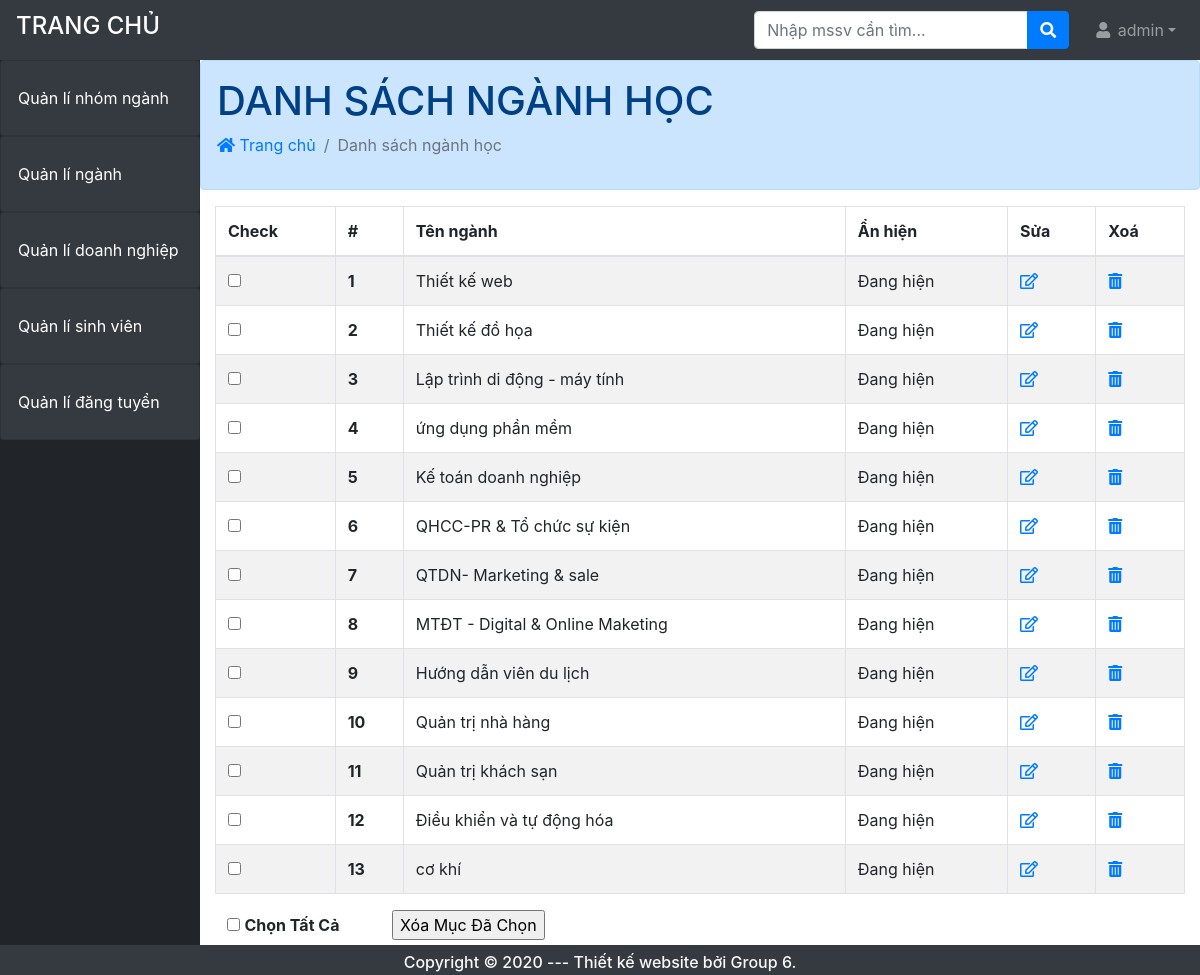
The app's page /admin/?ctrl=nganh (signed in) with its own data.
### tables this page shows
CREATE TABLE `nganh` (
  `id_nganh` int(11) NOT NULL,
  `ten_nganh` varchar(100) NOT NULL,
  `an_hien` tinyint(1) DEFAULT NULL,
  `id_nn` int(11) NOT NULL
);

### system/database.php (called while the page is built, shortened)
<?php
    function getConnection()  {
        try {
            $conn = new PDO("mysql:host=".HOST_DB.";dbname=".NAME_DB, USER_DB, PASS_DB);
            $conn->setAttribute(PDO::ATTR_ERRMODE, PDO::ERRMODE_EXCEPTION);
            return $conn;
            } catch(PDOException $e) {
            echo "Connection failed: " . $e->getMessage();
            }
        }
    function query($sql)   {
        $conn = getConnection();
        $result = $conn->query($sql);
        return $result;
        }
?>

### admin/models/nganh.php (called while the page is built, shortened)
<?php require_once('../system/database.php');
function getAllNganh()
{
    $sql = "SELECT * from nganh";
    return query($sql);
}
?>

### admin/views/nganh-index.php (the view, shortened to what this page needs)
<div class="row">
    <div class="alert alert-primary w-100 p-3" role="alert"">
        <h1 >DANH SÁCH NGÀNH HỌC</h1>
        <nav aria-label="breadcrumb" >
            <ol class="breadcrumb bg-transparent p-0">
                <li class="breadcrumb-item"><a href="#"><i class="fas fa-home    "></i> Trang chủ</a></li>
                <li class="breadcrumb-item active" aria-current="page"> Danh sách ngành học</li>
            </ol>
        </nav>
    </div>
</div>
<table class="table table-hover table-bordered table-striped ">
    <thead >
        <tr>
            <th scope="col">Check</th>
            <th scope="col">#</th>
            <th scope="col">Tên ngành</th>
            <th scope="col">Ẩn hiện</th>
            <th scope="col">Sửa</th>
            <th scope="col">Xoá</th>
        </tr>
    </thead>
    <tbody>
        <?php
        $i = 1;
            foreach ($ds as $row) { ?>
            <tr>
            <td><div class="checkbox">
            <input type="checkbox" class="checkitem" value ='<?= $row['id_nganh'] ?>' > </div></td>
                <th scope="row"><?= $i++ ?></th>
                <td> <?= $row['ten_nganh'] ?></td>
                <td><?= ($row['an_hien'] == 1) ? "Đang hiện" : "Đang ẩn"; ?></td>
                <td><a href="?ctrl=nganh&act=edit&id_nganh=<?= $row['id_nganh'] ?>"><i class="far fa-edit"></i></a>
                </td>
                <td><a href="?ctrl=nganh&act=delete&id_nganh=<?= $row['id_nganh'] ?>" onclick="return confirm('Bạn chắc chắn muốn xóa?');"><i class="fas fa-trash-alt"></i></a>
                </td>
            </tr>
        <?php } ?>
    </tbody>
</table>
<div class="checkbox">
                <input type="checkbox" id="checkall" style="margin-left: 12px">
                <label for="checkall" style="font-weight: bold;">Chọn Tất Cả</label>
                <input id="xoaall" type="submit" name="xoaall" class="mx-5" value="Xóa Mục Đã Chọn" onclick="return confirm('Bạn chắc chắn muốn xóa các mục đã chọn không ?');">
        </div>

### admin/views/css/style.css (style rules this page uses)
*, *::before, *::after { box-sizing: border-box; }
html { font-family: sans-serif; line-height: 1.15; -webkit-text-size-adjust: 100%; -webkit-tap-highlight-color: rgba(0, 0, 0, 0); }
body { position: fixed; top: 0; right: 0; left: 0; }

### records on screen
nganh: ten_nganh "Thiết kế web", an_hien "Đang hiện"
nganh: ten_nganh "Thiết kế đồ họa", an_hien "Đang hiện"
nganh: ten_nganh "Lập trình di động - máy tính", an_hien "Đang hiện"
nganh: ten_nganh "ứng dụng phần mềm", an_hien "Đang hiện"
nganh: ten_nganh "Kế toán doanh nghiệp", an_hien "Đang hiện"
nganh: ten_nganh "QHCC-PR & Tổ chức sự kiện", an_hien "Đang hiện"
nganh: ten_nganh "QTDN- Marketing & sale", an_hien "Đang hiện"
nganh: ten_nganh "MTĐT - Digital & Online Maketing", an_hien "Đang hiện"
nganh: ten_nganh "Hướng dẫn viên du lịch", an_hien "Đang hiện"
nganh: ten_nganh "Quản trị nhà hàng", an_hien "Đang hiện"
nganh: ten_nganh "Quản trị khách sạn", an_hien "Đang hiện"
nganh: ten_nganh "Điều khiển và tự động hóa", an_hien "Đang hiện"
nganh: ten_nganh "cơ khí", an_hien "Đang hiện"

### other values on screen
$_SESSION['admin'] "admin"
